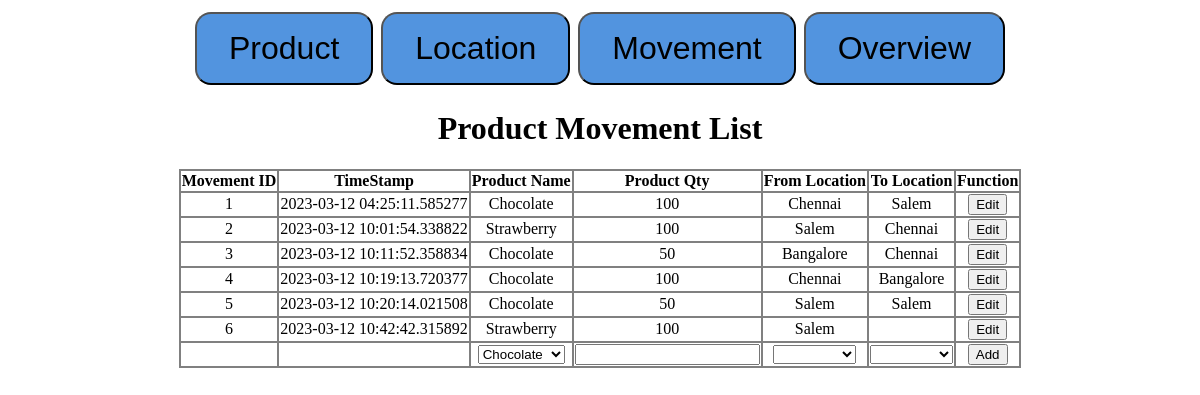
The app's page /movement with its own data.
### database.py (models this page shows, shortened)
class Movement(base):
    __tablename__ = "movement_list"
    movement_id = Column(Integer, primary_key = True)
    timestamp = Column(DateTime, default=datetime.now())
    product_name = Column(String(100), nullable=False)
    product_qty = Column(Integer, nullable=False)
    from_location = Column(String(100), default="Warehouse")
    to_location = Column(String(100), default="Warehouse")

### main.py (the view, shortened to what this page needs)
@app.route("/movement", methods=["GET", "POST"])
def mov_func():
    nav_form = Navigation_Form()
    mov_form = Movement_Form()
    all_movement = local_session.query(Movement).all()
    product_list = []
    location_list= [""]
    for product in local_session.query(Product.product_name).all():
        product_list.append(product.product_name)
    for location in local_session.query(Location.location_name).all():
        location_list.append(location.location_name)
    mov_form.prod_name_mov.choices = product_list
    mov_form.from_loc.choices = location_list
    mov_form.to_loc.choices = location_list
    return render_template("movements.html", nav_form=nav_form, mov_form=mov_form, movements=all_movement)

### forms.py
class Navigation_Form(FlaskForm):
    prod_nav = SubmitField("Product")
    loc_nav = SubmitField("Location")
    mov_nav = SubmitField("Movement")
    over_nav = SubmitField("Overview")

class Movement_Form(FlaskForm):
    from_loc = SelectField()
    to_loc = SelectField()
    prod_name_mov = SelectField()
    prod_qty_mov = IntegerField(validators=[InputRequired(), NumberRange(min=0)])
    add_mov = SubmitField("Add")
    edit_mov = SubmitField("Edit")

### templates/movements.html (shortened to what this page needs)
{% extends "index.html" %}
{% block body %}
    <h1>Product Movement List</h1>
    <table class="master_table">
        <tr>
            <th>Movement ID</th>
            <th>TimeStamp</th>
            <th>Product Name</th>
            <th>Product Qty</th>
            <th>From Location</th>
            <th>To Location</th>
            <th>Function</th>
        </tr>
        {% for movement in movements %}
        <tr>
            <td>{{movement.movement_id}}</td>
            <td>{{movement.timestamp}}</td>
            <td>{{movement.product_name}}</td>
            <td>{{movement.product_qty}}</td>
            <td>{{movement.from_location}}</td>
            <td>{{movement.to_location}}</td>
            <td>
                <form action="movement/edit/{{movement.movement_id}}" method="POST">
                    {{mov_form.edit_mov}}
                </form>
            </td>
        </tr>
        {% endfor %}
        <tr>
            <form action="/movement", method="POST">
                <td></td>
                <td></td>
                <td>{{mov_form.prod_name_mov}}</td>
                <td>{{mov_form.prod_qty_mov}}</td>
                <td>{{mov_form.from_loc}}</td>
                <td>{{mov_form.to_loc}}</td>
                <td>{{mov_form.add_mov}}</td>
            </form>
        </tr>
    </table>
{% endblock %}

### templates/index.html (shortened to what this page needs)
<!DOCTYPE html>
<html lang="en">
<head>
    <link rel="stylesheet" href='{{url_for("static", filename="css/styles.css")}}'>
</head>
<body>
    <form action="{{ url_for('nav_func') }}" method="POST">
        {{ nav_form.prod_nav(class_="main_view") }}
        {{ nav_form.loc_nav(class_="main_view") }}
        {{ nav_form.mov_nav(class_="main_view") }}
        {{ nav_form.over_nav(class="main_view") }}
    </form>
    {% block body %}{% endblock %}
</body>
</html>

### static/css/styles.css (style rules this page uses)
body { text-align: center; }
.master_table { margin-left: auto; margin-right: auto; }
table, th, td { border: 2px solid gray; border-collapse: collapse; }
.main_view { border-radius: 0.5em; font-size: 2em; font-family: Arial, Helvetica, sans-serif; background-color: rgb(82, 148, 223); padding: 0.5em 1em; margin: 4px 2px; cursor: pointer; }

### records on screen
Movement: movement_id "1", timestamp "2023-03-12 04:25:11.585277", product_name "Chocolate", product_qty "100", from_location "Chennai", to_location "Salem"
Movement: movement_id "2", timestamp "2023-03-12 10:01:54.338822", product_name "Strawberry", product_qty "100", from_location "Salem", to_location "Chennai"
Movement: movement_id "3", timestamp "2023-03-12 10:11:52.358834", product_name "Chocolate", product_qty "50", from_location "Bangalore", to_location "Chennai"
Movement: movement_id "4", timestamp "2023-03-12 10:19:13.720377", product_name "Chocolate", product_qty "100", from_location "Chennai", to_location "Bangalore"
Movement: movement_id "5", timestamp "2023-03-12 10:20:14.021508", product_name "Chocolate", product_qty "50", from_location "Salem", to_location "Salem"
Movement: movement_id "6", timestamp "2023-03-12 10:42:42.315892", product_name "Strawberry", product_qty "100", from_location "Salem"
